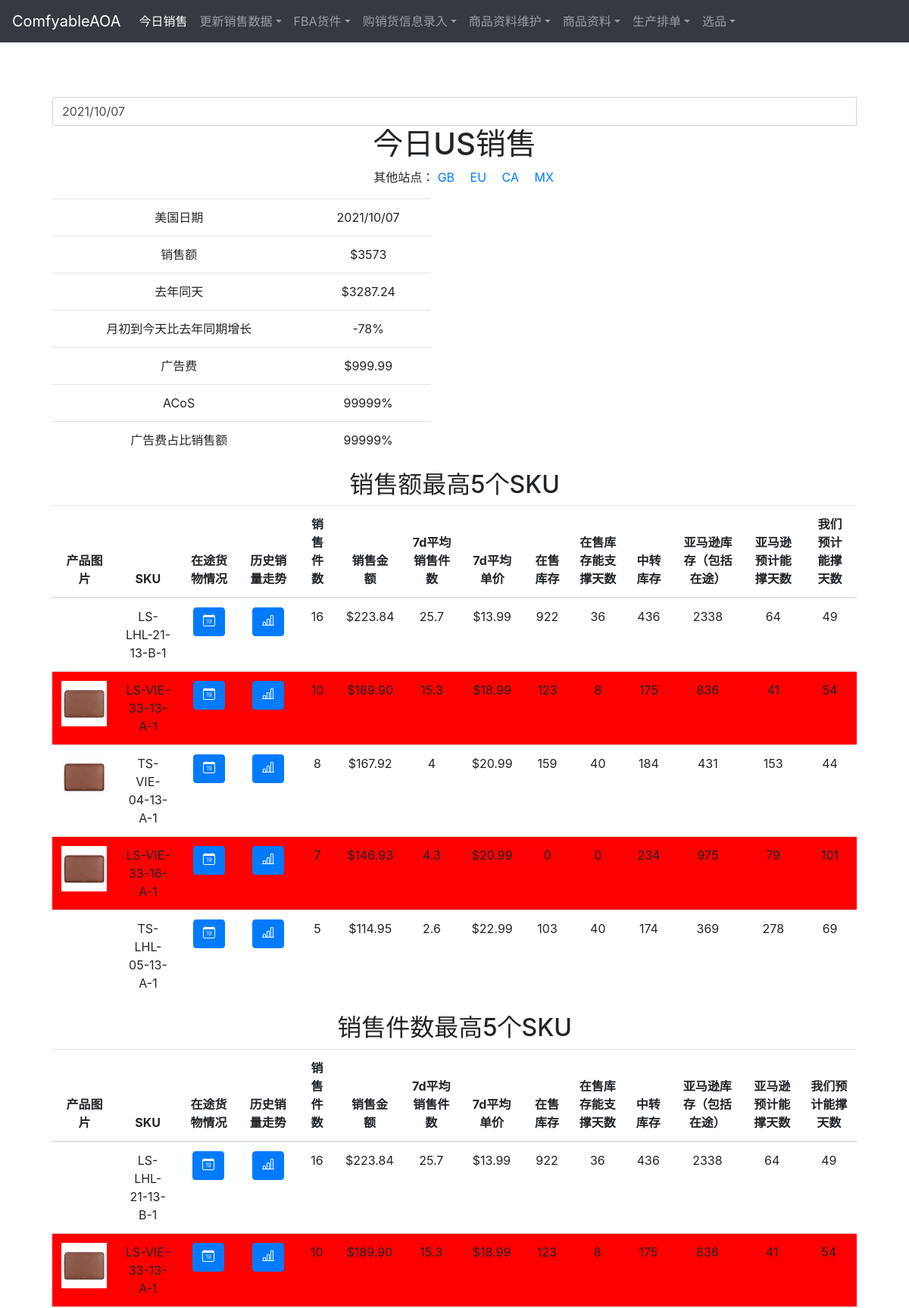
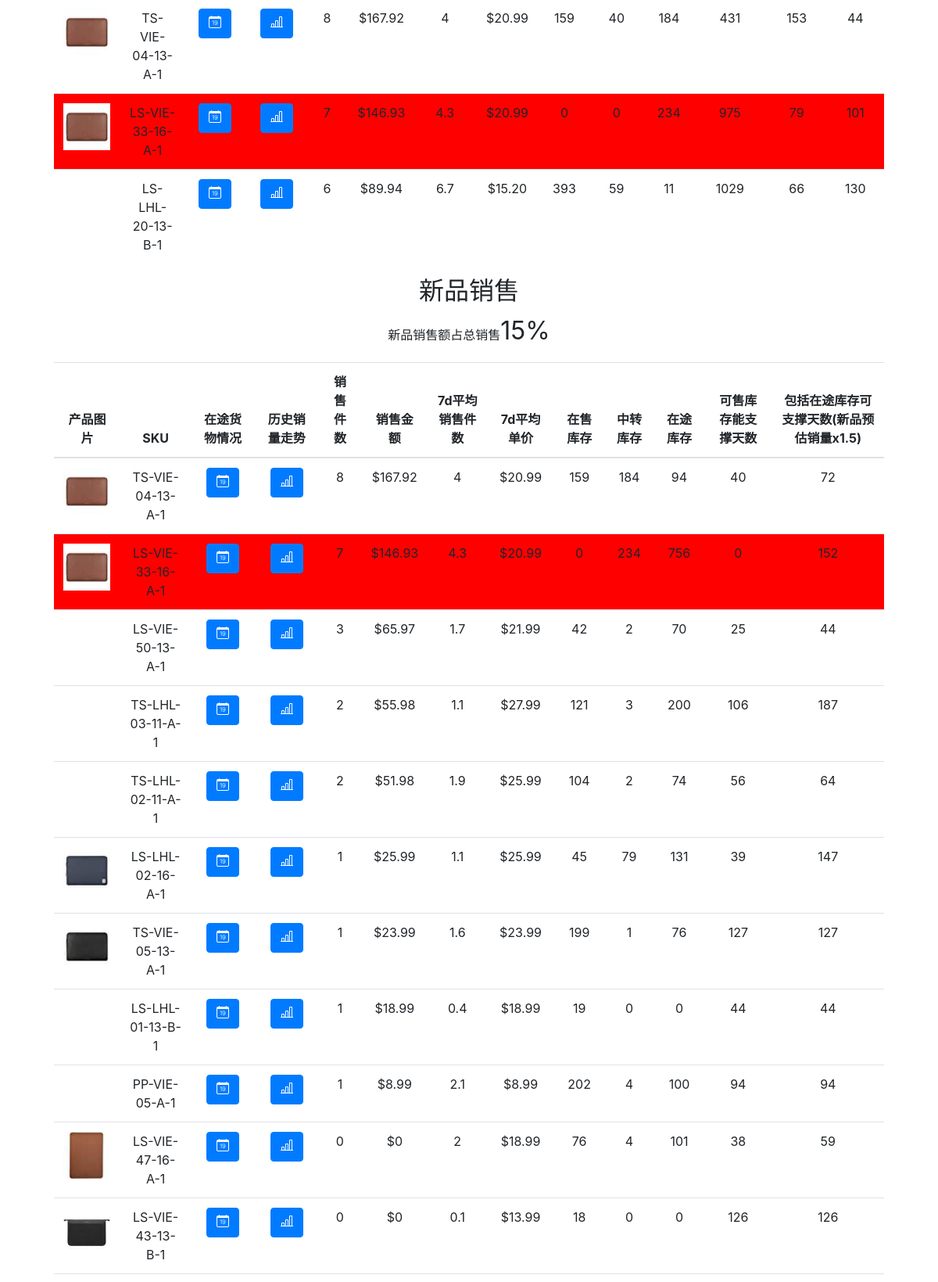
The app's page /salesMonitor/ (signed in, upper part) with its own data (2 pictures, top to bottom).
### salesMonitor/models.py (models this page shows, shortened)
class TodayProductSales(models.Model):
    product = models.ForeignKey(Product, on_delete=models.CASCADE)
    sold_qty = models.IntegerField(default=0)
    sales_amount = models.FloatField(default=0)
    sold_qty_average_7d = models.FloatField(default=0)
    average_price_7d = models.FloatField(default=0)
    fba_inventory = models.ForeignKey(FbaInventory, on_delete=models.CASCADE,null=1)
    lasting_day_estimated_by_us = models.FloatField(default=0)
    lasting_day_of_available_estimated_by_us = models.FloatField(default=0)
    lasting_day_of_available_fc_estimated_by_us = models.FloatField(default=0)
    lasting_day_of_total_fba_unit_estimated_by_us = models.FloatField(default=0)
    country = models.CharField(max_length=2,default='US')

class HistoryTodaySales(models.Model):
    date = models.DateField(null=False, blank=False)
    sales_today = models.FloatField()
    sales_same_day_last_year = models.FloatField()
    sales_month_to_date = models.FloatField(default=0)
    monthly_increase_on_sales = models.FloatField(default=0)
    ad_cost = models.FloatField()
    acos = models.FloatField()
    ad_cost_on_sales = models.FloatField()
    country = models.CharField(max_length=2,default='US')

class Product(models.Model):
    sku = models.CharField(max_length=30)
    new = models.BooleanField(default=False)
    discontinued = models.BooleanField(default=False)
    name_in_chinese  = models.CharField(max_length = 150, default="")
    transparency  = models.BooleanField(default=False)
    image = models.ImageField(upload_to='productimage',
        null=True,
        blank=True,
        editable=True,
        help_text="Product Picture",
        verbose_name="Product Picture"
    )
    image_height = models.PositiveIntegerField(null=True, blank=True, editable=False, default="100")
    image_width = models.PositiveIntegerField(null=True, blank=True, editable=False, default="100")
    package_length = models.FloatField(default=0)
    package_width = models.FloatField(default=0)
    package_height = models.FloatField(default=0)
    package_weight = models.PositiveIntegerField(default=0)
    actual_weight_forced = models.BooleanField(default=False)

class FbaInventory(models.Model):
    sku = models.CharField(max_length=30, unique=False)
    fnsku = models.CharField(max_length=30, unique=False, default ='nofnsku')
    asin = models.CharField(max_length=30)
    total_unit = models.IntegerField(default=0)
    available = models.IntegerField(default=0)
    inbound_fc_unit = models.IntegerField(default=0)
    fc_unit = models.IntegerField(default=0)
    inbound_unit = models.IntegerField(default=0)
    days_of_supply = models.IntegerField(default=0)
    recommended_replenishment_qty = models.IntegerField(default=0)
    recommended_ship_date = models.CharField(default="",max_length=15)
    country = models.CharField(max_length=2,default='US')

### salesMonitor/views.py (the view, shortened to what this page needs)
# urls.py: path('', views.index, name='today_sales'),
@login_required
def index(request):
    if request.user.groups.filter(name = 'supplier').exists():
        template = loader.get_template('todaySalesForSupplier.html')
    else:
        template = loader.get_template('todaySales.html')
    default_country = 'US'
    todaySales = HistoryTodaySales.objects.filter(country=default_country).order_by('-date')[0]
    if request.user.groups.filter(name = 'supplier').exists():
        supplier_id_list = [user_supplier.supplier_id for user_supplier in UserSupplier.objects.filter(user = request.user).all()]
        supplier_sku_list = [i.sku for i in SkuSupplier.objects.filter(supplier_id__in = supplier_id_list).all()]
        supplier_sku_sales_data = TodayProductSales.objects.filter(product__sku__in=supplier_sku_list, country=default_country).order_by('-sold_qty')
        total_sold_unit = supplier_sku_sales_data.aggregate(Sum('sold_qty'))['sold_qty__sum']
        country = default_country
        context = {
            'date': todaySales.date.strftime('%Y/%m/%d') ,\
            'total_sold_unit': total_sold_unit ,\
            'supplier_sku_sales_data': supplier_sku_sales_data ,\
            'country': country ,\
            'today': True
        }
    else:
        class TopSku:
            def __init__(self, sku, sold_qty):
                self.sku = sku
                self.sold_qty = sold_qty
        top_sales_skus = TodayProductSales.objects.filter(country=default_country).order_by('-sales_amount')[:5]
        top_sold_qty_skus = TodayProductSales.objects.filter(country=default_country).order_by('-sold_qty')[:5]
        sales_today = todaySales.sales_today
        country = default_country
        countries = list(set([i.country for i in TodayProductSales.objects.all()]))
        countries = [c for c in countries if c != country]
        new_or_all = True
        if 'new_or_all' in request.GET and request.GET['new_or_all']:
            new_or_all = bool(int(request.GET['new_or_all']))
        if new_or_all:
            all_today_new_product_skus = TodayProductSales.objects.filter(product__new = True, country=default_country).order_by('-sales_amount')
            sales_new_product = TodayProductSales.objects.filter(product__new = True, country=default_country).aggregate(Sum('sales_amount'))['sales_amount__sum']
            if sales_today:
                sales_new_product_percent = int(sales_new_product / sales_today * 100)
            else:
                sales_new_product_percent = 0
            context = {
                'date': todaySales.date.strftime('%Y/%m/%d') ,\
                'sales_today':  sales_today,\
                'sales_same_day_last_year': todaySales.sales_same_day_last_year ,\
                'monthly_increase_on_sales': todaySales.monthly_increase_on_sales  * 100,\
                'ad_cost': todaySales.ad_cost ,\
                'acos': todaySales.acos * 100 ,\
                'ad_cost_on_sales': todaySales.ad_cost_on_sales * 100 ,\
                'top_sales_skus': top_sales_skus ,\
                'top_sold_qty_skus': top_sold_qty_skus ,\
                'all_today_new_product_skus' : all_today_new_product_skus ,\
                'sales_new_product_percent' : sales_new_product_percent ,\
                'country': country ,\
                'countries': countries ,\
                'today': True ,\
                'new_or_all': new_or_all \
            }
    return HttpResponse(template.render(context, request))

### salesMonitor/templatetags/sales_monitor_extras.py (called while the page is built)
@register.filter(name='has_group')
def has_group(user, group_name):
    return user.groups.filter(name=group_name).exists()

### salesMonitor/templates/todaySales.html (shortened to what this page needs)
{% extends "todaySalesBase.html" %}
{% block css %}
<link href="/static/bootstrap-datepicker-1.9.0-dist/css/bootstrap-datepicker3.min.css" rel="stylesheet">
{% endblock %}
{% block content %}
<div class="input-group date">
    <input type="text" class="form-control" value="{{ date }}">
</div>
<h1>{% if today %}今日{% else %}
  {{ date }}
  {% endif %}{{country}}销售</h1>
  <ul class='other_country'><li><span>其他站点：</span></li>
    {% if today %}
      {% for c in countries %}
          <li><a href="{% url 'other_country_today_sales' country=c %}">{{c}}</a></li>
      {% endfor %}
    {% else %}
      {% for c in countries %}
          <li><a href="{% url 'today_sales'%}{{date}}?country={{c}}">{{c}}</a></li>
      {% endfor %}
    {% endif %}
  </ul>
<table class="table"  style="width:500px">
  <tbody>
      <tr>
        <td scope="row">美国日期</td>
        <td>{{ date }}</td>
      </tr>
      <tr>
        <td scope="row">销售额</td>
        <td>${{ sales_today|floatformat:0 }}</td>
      </tr>
      <tr>
        <td scope="row">去年同天</td>
        <td>${{ sales_same_day_last_year }}</td>
      </tr>
      <tr>
        <td scope="row">月初到今天比去年同期增长</td>
        <td>{{ monthly_increase_on_sales|stringformat:"d%%" }}</td>
      </tr>
      <tr>
        <td scope="row">广告费</td>
        <td>${{ ad_cost }}</td>
      </tr>
      <tr>
        <td scope="row">ACoS</td>
        <td>{{ acos|stringformat:"d%%" }}</td>
      </tr>
      <tr>
        <td scope="row">广告费占比销售额</td>
        <td>{{ ad_cost_on_sales|stringformat:"d%%"}}</td>
      </tr>
    </tbody>
</table>
<h2>销售额最高5个SKU</h2>
<table class="table">
  <tbody>
      <thead class='sticky-top'>
        <th>产品图片</th>
        <th>SKU</th>
        <th>在途货物情况</th>
        <th>历史销量走势</th>
        <th>销售件数</th>
        <th>销售金额</th>
        <th>7d平均销售件数</th>
        <th>7d平均单价</th>
        <th>在售库存</th>
        <th>在售库存能支撑天数</th>
        <th>中转库存</th>
        <th>亚马逊库存（包括在途）</th>
        <th>亚马逊预计能撑天数</th>
        <th>我们预计能撑天数</th>
      </thead>
      {% for top_sku in top_sales_skus %}
      <tr {% if top_sku.lasting_day_of_available_estimated_by_us < 10 or top_sku.lasting_day_of_available_fc_estimated_by_us < 15 or top_sku.lasting_day_of_total_fba_unit_estimated_by_us < 35 %} style="background-color:#FF0000" {% endif %}>
        <td scope="row">{% if top_sku.product.image %}<img src="{{top_sku.product.image.url}}" class="mini-image">{% endif %}</td>
        <td>{{top_sku.product.sku}}</td>
        <td>
          <button type="button" class="btn btn-primary receivable_qty" data-toggle="modal" data-target=".bd-example-modal-lg" data-sku="{{top_sku.product.sku}}">
          </button>
        </td>
        <td>
          <button type="button" class="btn btn-primary history_sales" data-toggle="modal" data-target=".bd-example-modal-lg" data-sku="{{top_sku.product.sku}}">
          </button>
        </td>
        <td>{{top_sku.sold_qty}}</td>
        <td>${{top_sku.sales_amount|floatformat:-2}}</td>
        <td>{{top_sku.sold_qty_average_7d|floatformat:-1}}</td>
        <td>${{top_sku.average_price_7d|floatformat:-2}}</td>
        <td>{{top_sku.fba_inventory.available}}</td>
        <td>{{top_sku.lasting_day_of_available_estimated_by_us|floatformat:0}}</td>
        <td>{{top_sku.fba_inventory.fc_unit}}</td>
        <td>{{top_sku.fba_inventory.total_unit}}</td>
        <td>{{top_sku.fba_inventory.days_of_supply}}</td>
        <td>{{top_sku.lasting_day_estimated_by_us|floatformat:0}}</td>
      </tr>
      {% endfor %}
  </tbody>
</table>
<h2>销售件数最高5个SKU</h2>
<table class="table">
  <tbody>
      <thead class='sticky-top'>
        <th>产品图片</th>
        <th>SKU</th>
        <th>在途货物情况</th>
        <th>历史销量走势</th>
        <th>销售件数</th>
        <th>销售金额</th>
        <th>7d平均销售件数</th>
        <th>7d平均单价</th>
        <th>在售库存</th>
        <th>在售库存能支撑天数</th>
        <th>中转库存</th>
        <th>亚马逊库存（包括在途）</th>
        <th>亚马逊预计能撑天数</th>
        <th>我们预计能撑天数</th>
      </thead>
      {% for top_sku in top_sold_qty_skus %}
      <tr {% if top_sku.lasting_day_of_available_estimated_by_us < 10 or top_sku.lasting_day_of_available_fc_estimated_by_us < 15 or top_sku.lasting_day_of_total_fba_unit_estimated_by_us < 35 %} style="background-color:#FF0000" {% endif %}>
        <td scope="row">{% if top_sku.product.image %}<img src="{{top_sku.product.image.url}}"  class="mini-image">{% endif %}</td>
        <td>{{top_sku.product.sku}}</td>
        <td>
          <button type="button" class="btn btn-primary receivable_qty" data-toggle="modal" data-target=".bd-example-modal-lg" data-sku="{{top_sku.product.sku}}">
          </button>
        </td>
        <td>
          <button type="button" class="btn btn-primary history_sales" data-toggle="modal" data-target=".bd-example-modal-lg" data-sku="{{top_sku.product.sku}}">
          </button>
        </td>
        <td>{{top_sku.sold_qty}}</td>
        <td>${{top_sku.sales_amount|floatformat:-2}}</td>
        <td>{{top_sku.sold_qty_average_7d|floatformat:-1}}</td>
        <td>${{top_sku.average_price_7d|floatformat:-2}}</td>
        <td>{{top_sku.fba_inventory.available}}</td>
        <td>{{top_sku.lasting_day_of_available_estimated_by_us|floatformat:0}}</td>
        <td>{{top_sku.fba_inventory.fc_unit}}</td>
        <td>{{top_sku.fba_inventory.total_unit}}</td>
        <td>{{top_sku.fba_inventory.days_of_supply}}</td>
        <td>{{top_sku.lasting_day_estimated_by_us|floatformat:0}}</td>
      </tr>
      {% endfor %}
  </tbody>
</table>
{% if new_or_all %}
<h2>新品销售</h2>
<p>新品销售额占总销售<span style="font-size:2em">{{sales_new_product_percent}}%</span></p>
<table class="table">
  <tbody>
      <thead class='sticky-top'>
        <th>产品图片</th>
        <th>SKU</th>
        <th>在途货物情况</th>
        <th>历史销量走势</th>
        <th>销售件数</th>
        <th>销售金额</th>
        <th>7d平均销售件数</th>
        <th>7d平均单价</th>
        <th>在售库存</th>
        <th>中转库存</th>
        <th>在途库存</th>
        <th>可售库存能支撑天数</th>
        <th>包括在途库存可支撑天数(新品预估销量x1.5)</th>
      </thead>
      {% for top_sku in all_today_new_product_skus %}
      <tr {% if top_sku.lasting_day_of_available_estimated_by_us < 10 or top_sku.lasting_day_of_available_fc_estimated_by_us < 15 or top_sku.lasting_day_of_total_fba_unit_estimated_by_us < 35 %} style="background-color:#FF0000" {% endif %}>
        <td scope="row">{% if top_sku.product.image %}<img src="{{top_sku.product.image.url}}" class="mini-image">{% endif %}</td>
        <td>{{top_sku.product.sku}}</td>
        <td>
          <button type="button" class="btn btn-primary receivable_qty" data-toggle="modal" data-target=".bd-example-modal-lg" data-sku="{{top_sku.product.sku}}">
          </button>
        </td>
        <td>
          <button type="button" class="btn btn-primary history_sales" data-toggle="modal" data-target=".bd-example-modal-lg" data-sku="{{top_sku.product.sku}}">
          </button>
        </td>
        <td>{{top_sku.sold_qty}}</td>
        <td>${{top_sku.sales_amount|floatformat:-2}}</td>
        <td>{{top_sku.sold_qty_average_7d|floatformat:-1}}</td>
        <td>${{top_sku.average_price_7d|floatformat:-2}}</td>
        <td>{{top_sku.fba_inventory.available}}</td>
        <td>{{top_sku.fba_inventory.fc_unit}}</td>
        <td>{{top_sku.fba_inventory.inbound_unit}}</td>
        <td>{{top_sku.lasting_day_of_available_estimated_by_us|floatformat:0}}</td>
        <td>{{top_sku.lasting_day_of_total_fba_unit_estimated_by_us|floatformat:0}}</td>
      </tr>
      {% endfor %}
  </tbody>
</table>
{% endif %}
{% endblock %}

### static/css/starter-template.css (style rules this page uses)
body { padding-top: 5rem; }

### salesMonitor/templates/todaySales.html (style rules this page uses)
.sticky-top th { background: white; position: sticky; top: 50px; box-shadow: 0 2px 2px -1px rgba(0, 0, 0, 0.4); }
.mini-image { display:block; max-width:60px; max-height:60px; width: auto; height: auto; }
ul.other_country li { display: inline-block; }
ul.other_country li a { padding-right: 1em; }

### records on screen
TodayProductSales: countries "GB"
TodayProductSales: countries "EU"
TodayProductSales: countries "CA"
TodayProductSales: countries "MX"
HistoryTodaySales: sales_today "3573", sales_same_day_last_year "3287.24", ad_cost "999.99"
TodayProductSales: product.sku "LS-LHL-21-13-B-1", sold_qty "16", sales_amount "223.84", sold_qty_average_7d "25.7", average_price_7d "13.99", fba_inventory.available "922", lasting_day_of_available_estimated_by_us "36", fba_inventory.fc_unit "436", fba_inventory.total_unit "2338", fba_inventory.days_of_supply "64", lasting_day_estimated_by_us "49"
TodayProductSales: product.image (picture), product.sku "LS-VIE-33-13-A-1", sold_qty "10", sales_amount "189.90", sold_qty_average_7d "15.3", average_price_7d "18.99", fba_inventory.available "123", lasting_day_of_available_estimated_by_us "8", fba_inventory.fc_unit "175", fba_inventory.total_unit "836", fba_inventory.days_of_supply "41", lasting_day_estimated_by_us "54"
TodayProductSales: product.image (picture), product.sku "TS-VIE-04-13-A-1", sold_qty "8", sales_amount "167.92", sold_qty_average_7d "4", average_price_7d "20.99", fba_inventory.available "159", lasting_day_of_available_estimated_by_us "40", fba_inventory.fc_unit "184", fba_inventory.total_unit "431", fba_inventory.days_of_supply "153", lasting_day_estimated_by_us "44", fba_inventory.inbound_unit "94", lasting_day_of_total_fba_unit_estimated_by_us "72"
TodayProductSales: product.image (picture), product.sku "LS-VIE-33-16-A-1", sold_qty "7", sales_amount "146.93", sold_qty_average_7d "4.3", average_price_7d "20.99", fba_inventory.available "0", lasting_day_of_available_estimated_by_us "0", fba_inventory.fc_unit "234", fba_inventory.total_unit "975", fba_inventory.days_of_supply "79", lasting_day_estimated_by_us "101", fba_inventory.inbound_unit "756", lasting_day_of_total_fba_unit_estimated_by_us "152"
TodayProductSales: product.sku "TS-LHL-05-13-A-1", sold_qty "5", sales_amount "114.95", sold_qty_average_7d "2.6", average_price_7d "22.99", fba_inventory.available "103", lasting_day_of_available_estimated_by_us "40", fba_inventory.fc_unit "174", fba_inventory.total_unit "369", fba_inventory.days_of_supply "278", lasting_day_estimated_by_us "69"
TodayProductSales: product.sku "LS-LHL-20-13-B-1", sold_qty "6", sales_amount "89.94", sold_qty_average_7d "6.7", average_price_7d "15.20", fba_inventory.available "393", lasting_day_of_available_estimated_by_us "59", fba_inventory.fc_unit "11", fba_inventory.total_unit "1029", fba_inventory.days_of_supply "66", lasting_day_estimated_by_us "130"
TodayProductSales: product.sku "LS-VIE-50-13-A-1", sold_qty "3", sales_amount "65.97", sold_qty_average_7d "1.7", average_price_7d "21.99", fba_inventory.available "42", fba_inventory.fc_unit "2", fba_inventory.inbound_unit "70", lasting_day_of_available_estimated_by_us "25", lasting_day_of_total_fba_unit_estimated_by_us "44"
TodayProductSales: product.sku "TS-LHL-03-11-A-1", sold_qty "2", sales_amount "55.98", sold_qty_average_7d "1.1", average_price_7d "27.99", fba_inventory.available "121", fba_inventory.fc_unit "3", fba_inventory.inbound_unit "200", lasting_day_of_available_estimated_by_us "106", lasting_day_of_total_fba_unit_estimated_by_us "187"
TodayProductSales: product.sku "TS-LHL-02-11-A-1", sold_qty "2", sales_amount "51.98", sold_qty_average_7d "1.9", average_price_7d "25.99", fba_inventory.available "104", fba_inventory.fc_unit "2", fba_inventory.inbound_unit "74", lasting_day_of_available_estimated_by_us "56", lasting_day_of_total_fba_unit_estimated_by_us "64"
TodayProductSales: product.image (picture), product.sku "LS-LHL-02-16-A-1", sold_qty "1", sales_amount "25.99", sold_qty_average_7d "1.1", average_price_7d "25.99", fba_inventory.available "45", fba_inventory.fc_unit "79", fba_inventory.inbound_unit "131", lasting_day_of_available_estimated_by_us "39", lasting_day_of_total_fba_unit_estimated_by_us "147"
TodayProductSales: product.image (picture), product.sku "TS-VIE-05-13-A-1", sold_qty "1", sales_amount "23.99", sold_qty_average_7d "1.6", average_price_7d "23.99", fba_inventory.available "199", fba_inventory.fc_unit "1", fba_inventory.inbound_unit "76", lasting_day_of_available_estimated_by_us "127", lasting_day_of_total_fba_unit_estimated_by_us "127"
TodayProductSales: product.sku "LS-LHL-01-13-B-1", sold_qty "1", sales_amount "18.99", sold_qty_average_7d "0.4", average_price_7d "18.99", fba_inventory.available "19", fba_inventory.fc_unit "0", fba_inventory.inbound_unit "0", lasting_day_of_available_estimated_by_us "44", lasting_day_of_total_fba_unit_estimated_by_us "44"
TodayProductSales: product.sku "PP-VIE-05-A-1", sold_qty "1", sales_amount "8.99", sold_qty_average_7d "2.1", average_price_7d "8.99", fba_inventory.available "202", fba_inventory.fc_unit "4", fba_inventory.inbound_unit "100", lasting_day_of_available_estimated_by_us "94", lasting_day_of_total_fba_unit_estimated_by_us "94"
TodayProductSales: product.image (picture), product.sku "LS-VIE-47-16-A-1", sold_qty "0", sales_amount "0", sold_qty_average_7d "2", average_price_7d "18.99", fba_inventory.available "76", fba_inventory.fc_unit "4", fba_inventory.inbound_unit "101", lasting_day_of_available_estimated_by_us "38", lasting_day_of_total_fba_unit_estimated_by_us "59"
TodayProductSales: product.image (picture), product.sku "LS-VIE-43-13-B-1", sold_qty "0", sales_amount "0", sold_qty_average_7d "0.1", average_price_7d "13.99", fba_inventory.available "18", fba_inventory.fc_unit "0", fba_inventory.inbound_unit "0", lasting_day_of_available_estimated_by_us "126", lasting_day_of_total_fba_unit_estimated_by_us "126"

### other values on screen
{{ country }} "US"
{{ date }} "2021/10/07"
{{ monthly_increase_on_sales|stringformat:"d%%" }} "-78%"
{{ acos|stringformat:"d%%" }} "99999%"
{{ ad_cost_on_sales|stringformat:"d%%" }} "99999%"
{{ sales_new_product_percent }} "15"
